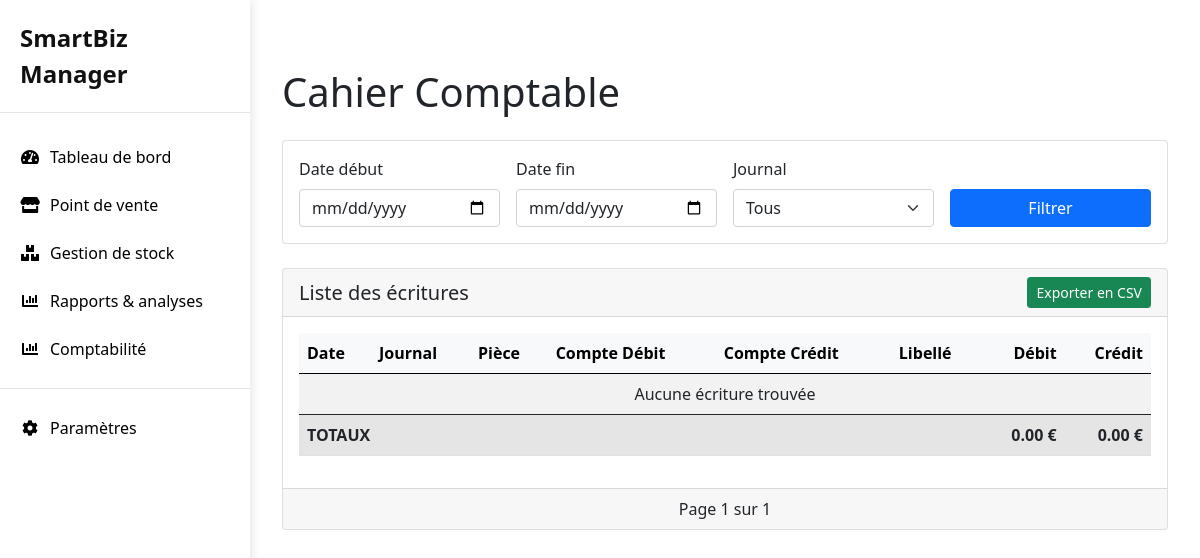
The page /voir_cahier_comptable/ on the database as committed earlier.
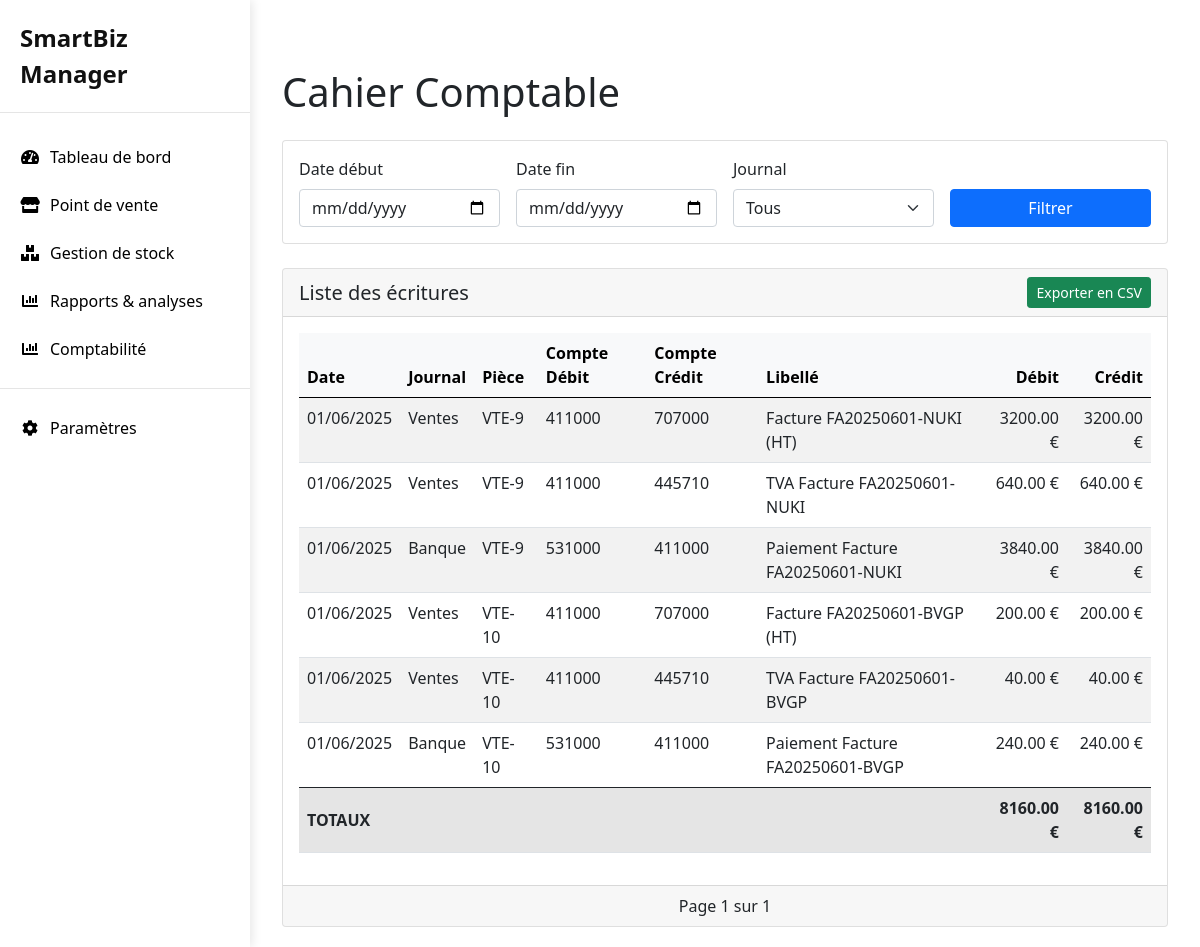
The same page on the database as committed later.
### SmartBiz_Manager/models.py (models this page shows, shortened)
class EcritureComptable(models.Model):
    JOURNAL_CHOICES = [
        ('VT', 'Ventes'),
        ('AC', 'Achats'),
        ('BQ', 'Banque'),
    ]
    journal = models.CharField(max_length=2, choices=JOURNAL_CHOICES, default='VT')
    date = models.DateField(auto_now_add=True)
    compte_debit = models.CharField(max_length=10)  # Ex: "411000" pour Clients
    compte_credit = models.CharField(max_length=10)  # Ex: "707000" pour Ventes
    montant = models.DecimalField(max_digits=10, decimal_places=2)
    libelle = models.CharField(max_length=200)
    vente = models.ForeignKey('Vente', on_delete=models.CASCADE, null=True, blank=True)
    facture = models.ForeignKey('Facture', on_delete=models.SET_NULL, null=True, blank=True)

class Vente(models.Model):
    articles = models.ManyToManyField(Article, related_name='ventes')
    nombreArticles = models.PositiveIntegerField()
    prixTotal = models.DecimalField(max_digits=10, decimal_places=2)
    date = models.DateField(auto_now=True)

### SmartBiz_Manager/views.py (the view)
# urls.py: path('voir_cahier_comptable/', views.cahier_comptable, name='voir_cahier_comptable'),
def cahier_comptable(request):
    date_debut = request.GET.get('date_debut')
    date_fin = request.GET.get('date_fin')
    journal = request.GET.get('journal')
    ecritures = EcritureComptable.objects.all().order_by('-date')
    if date_debut:
        ecritures = ecritures.filter(date__gte=date_debut)
    if date_fin:
        ecritures = ecritures.filter(date__lte=date_fin)
    if journal:
        ecritures = ecritures.filter(journal=journal)
    total_debit = ecritures.aggregate(Sum('montant'))['montant__sum'] or 0
    total_credit = total_debit  # Partie double => toujours équilibré
    paginator = Paginator(ecritures, 20)
    page_number = request.GET.get('page')
    page_obj = paginator.get_page(page_number)
    context = {
        'ecritures': page_obj,
        'total_debit': total_debit,
        'total_credit': total_credit,
    }
    return render(request, 'comptabilite/cahier_comptable.html', context)

### SmartBiz_Manager/templates/comptabilite/cahier_comptable.html (shortened to what this page needs)
{% extends 'base.html' %}
{% block content %}
<div class="container mt-5">
    <h1 class="mb-4">Cahier Comptable</h1>
    <div class="card mb-4">
        <div class="card-body">
            <form method="get" class="row g-3">
                <div class="col-md-3">
                    <label for="date_debut" class="form-label">Date début</label>
                    <input type="date" id="date_debut" name="date_debut" class="form-control" value="{{ request.GET.date_debut }}">
                </div>
                <div class="col-md-3">
                    <label for="date_fin" class="form-label">Date fin</label>
                    <input type="date" id="date_fin" name="date_fin" class="form-control" value="{{ request.GET.date_fin }}">
                </div>
                <div class="col-md-3">
                    <label for="journal" class="form-label">Journal</label>
                    <select id="journal" name="journal" class="form-select">
                        <option value="">Tous</option>
                    </select>
                </div>
                <div class="col-md-3 d-flex align-items-end">
                    <button type="submit" class="btn btn-primary w-100">Filtrer</button>
                </div>
            </form>
        </div>
    </div>
    <div class="card">
        <div class="card-header d-flex justify-content-between align-items-center">
            <h5 class="mb-0">Liste des écritures</h5>
            <a href="{% url 'export_cahier_csv' %}?{{ request.GET.urlencode }}" class="btn btn-sm btn-success">Exporter en CSV</a>
        </div>
        <div class="card-body table-responsive">
            <table class="table table-striped table-hover">
                <thead class="table-light">
                    <tr>
                        <th>Date</th>
                        <th>Journal</th>
                        <th>Pièce</th>
                        <th>Compte Débit</th>
                        <th>Compte Crédit</th>
                        <th>Libellé</th>
                        <th class="text-end">Débit</th>
                        <th class="text-end">Crédit</th>
                    </tr>
                </thead>
                <tbody>
                    {% for ecriture in ecritures %}
                    <tr>
                        <td>{{ ecriture.date|date:"d/m/Y" }}</td>
                        <td>{{ ecriture.get_journal_display }}</td>
                        <td>{% if ecriture.vente %}VTE-{{ ecriture.vente.id }}{% else %}MAN{% endif %}</td>
                        <td>{{ ecriture.compte_debit }}</td>
                        <td>{{ ecriture.compte_credit }}</td>
                        <td>{{ ecriture.libelle }}</td>
                        <td class="text-end">{{ ecriture.montant|floatformat:2 }} €</td>
                        <td class="text-end">{{ ecriture.montant|floatformat:2 }} €</td>
                    </tr>
                    {% empty %}
                    <tr>
                        <td colspan="8" class="text-center">Aucune écriture trouvée</td>
                    </tr>
                    {% endfor %}
                </tbody>
                <tfoot>
                    <tr class="table-active">
                        <th colspan="6">TOTAUX</th>
                        <th class="text-end">{{ total_debit|floatformat:2 }} €</th>
                        <th class="text-end">{{ total_credit|floatformat:2 }} €</th>
                    </tr>
                </tfoot>
            </table>
        </div>
        <div class="card-footer">
            <div class="pagination d-flex justify-content-between">
                <div>
                    <span class="current">
                        Page {{ ecritures.number }} sur {{ ecritures.paginator.num_pages }}
                    </span>
                </div>
            </div>
        </div>
    </div>
</div>
{% endblock %}

### SmartBiz_Manager/templates/base.html (shortened to what this page needs)
<!DOCTYPE html>
{% load static %}
<html lang="en">
<head>
  <link rel="stylesheet" href="{% static 'css/base.css' %}">
  <link rel="stylesheet" href="{% static 'css/bootstrap.min.css' %}">
  <link rel="stylesheet" href="https://cdnjs.cloudflare.com/ajax/libs/font-awesome/5.15.4/css/all.min.css">
</head>
<body>
  <div class="wrapper">
    <div class="sidebar">
      <div class="logo">SmartBiz Manager</div>
      <a href="{% url 'dashboard' %}" class="menu-item " style="text-decoration:none;color:black;">
        <i class="fas fa-tachometer-alt icon"></i>
        <span class="menu-text">Tableau de bord</span>
      </a>
      <a href="{% url 'ventes' %}" class="menu-item" style="text-decoration:none;color:black;">
        <i class="fas fa-store icon"></i>
        <span class="menu-text">Point de vente</span>
      </a>
      <a href="{% url 'articles' %}" class="menu-item" style="text-decoration:none;color:black;">
        <i class="fas fa-boxes icon"></i>
        <span class="menu-text">Gestion de stock</span>
      </a>
      <a href="{%url 'analyse'%}" class="menu-item" style="text-decoration:none;color:black;">
        <i class="fas fa-chart-bar icon"></i>
        <span class="menu-text">Rapports & analyses</span>
      </a>
      <a href="{% url 'comptabilite'%}" class="menu-item" style="text-decoration:none;color:black;">
        <i class="fas fa-chart-bar icon"></i>
        <span class="menu-text">Comptabilité</span>
      </a>
      <div class="divider"></div>
      <a href="#" class="menu-item" style="text-decoration:none;color:black;">
        <i class="fas fa-cog icon"></i>
        <span class="menu-text">Paramètres</span>
      </a>
    </div>
    <div class="main-content">
      {% block content %}{% endblock %}
    </div>
  </div>
</body>
</html>

### SmartBiz_Manager/static/css/base.css (style rules this page uses)
.sidebar { position: fixed; left: 0; top: 0; bottom: 0; width: 250px; background-color: #fff; color: #111; padding: 20px 0; box-shadow: 2px 0 10px rgba(0, 0, 0, 0.1); z-index: 1000; overflow-y: auto; }
.main-content { margin-left: 250px; padding: 20px; min-height: 100vh; }
.logo { font-size: 1.5rem; font-weight: bold; padding: 0 20px 20px; margin-bottom: 20px; border-bottom: 1px solid rgba(0, 0, 0, 0.1); }
.menu-item { padding: 12px 20px; display: flex; align-items: center; cursor: pointer; transition: background-color 0.3s; text-decoration: none; color: black; }
.icon { margin-right: 10px; width: 20px; text-align: center; }
.divider { height: 1px; background-color: rgba(0, 0, 0, 0.1); margin: 15px 0; }

Rows that differ between the two databases and show on the page:
added EcritureComptable: date "01/06/2025", journal "Ventes", vente.id "9", compte_debit "411000", compte_credit "707000", libelle "Facture FA20250601-NUKI (HT)", montant "3200.00"
added EcritureComptable: date "01/06/2025", journal "Ventes", vente.id "9", compte_debit "411000", compte_credit "445710", libelle "TVA Facture FA20250601-NUKI", montant "640.00"
added EcritureComptable: date "01/06/2025", journal "Banque", vente.id "9", compte_debit "531000", compte_credit "411000", libelle "Paiement Facture FA20250601-NUKI", montant "3840.00"
added EcritureComptable: date "01/06/2025", journal "Ventes", vente.id "10", compte_debit "411000", compte_credit "707000", libelle "Facture FA20250601-BVGP (HT)", montant "200.00"
added EcritureComptable: date "01/06/2025", journal "Ventes", vente.id "10", compte_debit "411000", compte_credit "445710", libelle "TVA Facture FA20250601-BVGP", montant "40.00"
added EcritureComptable: date "01/06/2025", journal "Banque", vente.id "10", compte_debit "531000", compte_credit "411000", libelle "Paiement Facture FA20250601-BVGP", montant "240.00"
Other text that changed with them:
{{ total_debit|floatformat:2 }}: "0.00" → "8160.00"
{{ total_credit|floatformat:2 }}: "0.00" → "8160.00"
text no longer shown: "Aucune écriture trouvée"
